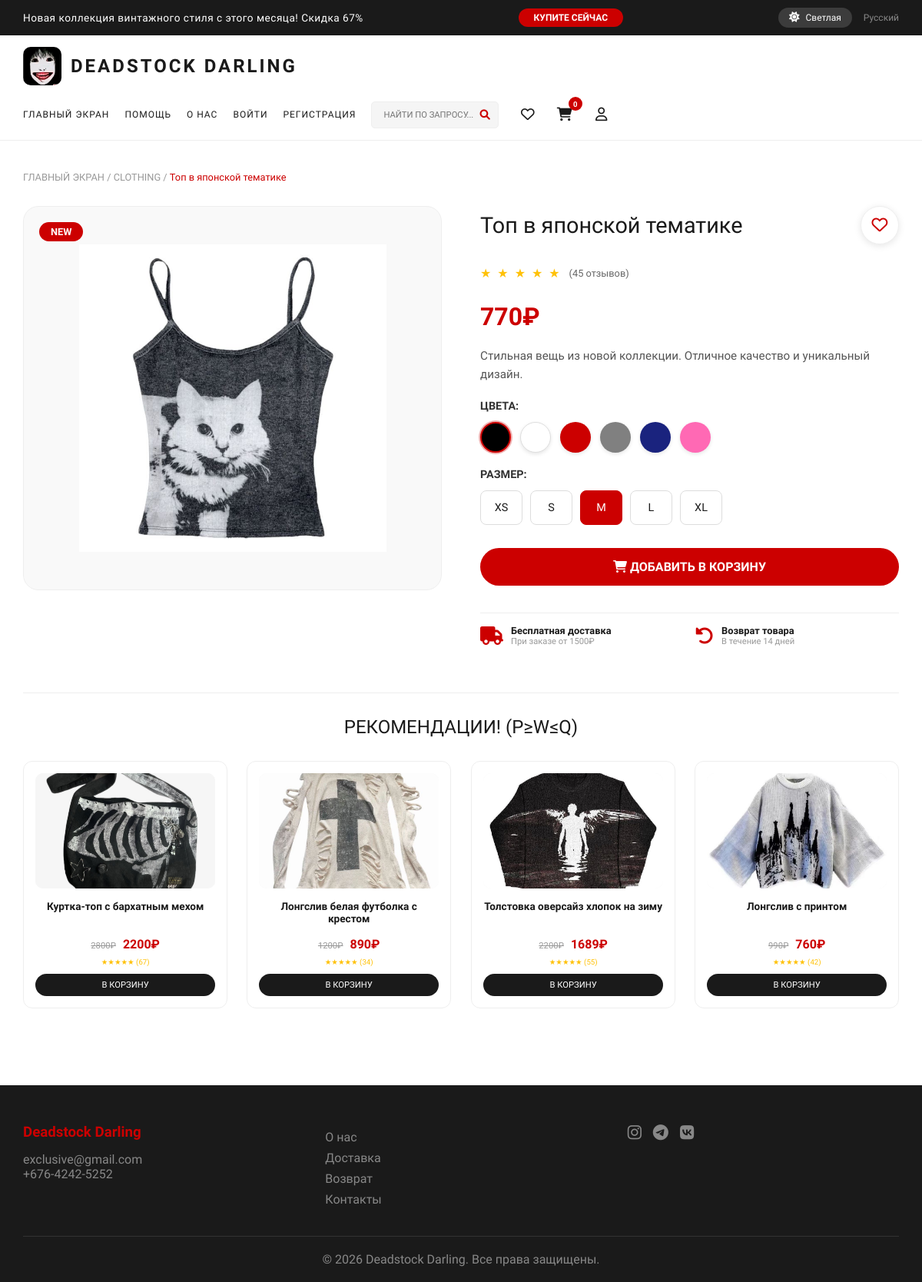
Page /product/1 on the committed database.
### app.py (models this page shows, shortened)
class Product(db.Model):
    __tablename__ = 'products'
    id = db.Column(db.Integer, primary_key=True)
    name = db.Column(db.String(200), nullable=False)
    price = db.Column(db.Integer, nullable=False)
    old_price = db.Column(db.Integer, nullable=True)
    category = db.Column(db.String(50), nullable=False)
    image_url = db.Column(db.String(300), nullable=True)
    rating = db.Column(db.Float, default=5.0)
    reviews = db.Column(db.Integer, default=0)
    description = db.Column(db.Text, nullable=True)
    is_new = db.Column(db.Boolean, default=False)
    discount = db.Column(db.Integer, default=0)
    stock = db.Column(db.Integer, default=10)
    created_at = db.Column(db.DateTime, default=datetime.utcnow)
    cart_items = db.relationship('CartItem', backref='product', lazy=True)
    wishlist_items = db.relationship('WishlistItem', backref='product', lazy=True)

### app.py (the view)
@app.route('/product/<int:id>')
def product_detail(id):
    product = Product.query.get_or_404(id)
    related = Product.query.filter(
        Product.category == product.category,
        Product.id != id
    ).limit(4).all()
    return render_template('product.html', product=product, related=related)

### templates/product.html (shortened to what this page needs)
{% extends "base.html" %}
{% block content %}
<div class="product-detail-wrapper">
    <div class="product-breadcrumb">
        <a href="{{ url_for('index') }}">ГЛАВНЫЙ ЭКРАН</a> /
        <a href="{{ url_for('category', category_name=product.category) }}">{{ product.category|upper }}</a> /
        <span>{{ product.name }}</span>
    </div>
    <div class="product-detail-container">
        <div class="product-detail-image">
            <div class="product-main-image">
                {% if product.image_url %}
                <img src="{{ url_for('static', filename='images/' + product.image_url) }}"
                     alt="{{ product.name }}"
                     class="product-detail-image-img"
                     onerror="this.style.display='none'; this.nextElementSibling.style.display='flex';">
                {% else %}
                <div class="image-placeholder">
                    <i class="fas fa-tshirt"></i>
                </div>
                {% endif %}
                {% if product.is_new %}
                <span class="product-new-badge">NEW</span>
                {% endif %}
            </div>
        </div>
        <div class="product-detail-info">
            <div class="product-header">
                <h1 class="product-title">{{ product.name }}</h1>
                <button class="wishlist-heart-btn" data-id="{{ product.id }}" id="wishlistHeartBtn">
                    <i class="far fa-heart"></i>
                </button>
            </div>
            <div class="product-rating">
                <div class="stars">
                    {% for i in range(5) %}
                        {% if i < product.rating|round(0)|int %}
                            ★
                        {% else %}
                            ☆
                        {% endif %}
                    {% endfor %}
                </div>
                <span class="rating-count">({{ product.reviews }} отзывов)</span>
            </div>
            <div class="product-price">
                <span class="current-price">{{ product.price }}₽</span>
            </div>
            <div class="product-description">
                <p>{{ product.description or 'Стильная вещь из новой коллекции. Отличное качество и уникальный дизайн.' }}</p>
            </div>
            <div class="product-colors">
                <h4>ЦВЕТА:</h4>
                <div class="color-options" id="colorOptions">
                    <span class="color-circle" data-color="Черный" style="background-color: #000;"></span>
                    <span class="color-circle" data-color="Белый" style="background-color: #fff; border: 1px solid #ddd;"></span>
                    <span class="color-circle" data-color="Красный" style="background-color: #cc0000;"></span>
                    <span class="color-circle" data-color="Серый" style="background-color: #808080;"></span>
                    <span class="color-circle" data-color="Синий" style="background-color: #1a237e;"></span>
                    <span class="color-circle" data-color="Розовый" style="background-color: #ff69b4;"></span>
                </div>
            </div>
            <div class="product-sizes">
                <h4>РАЗМЕР:</h4>
                <div class="size-options" id="sizeOptions">
                    <span class="size-option" data-size="XS">XS</span>
                    <span class="size-option" data-size="S">S</span>
                    <span class="size-option" data-size="M" style="border-color: #cc0000; background: #cc0000; color: white;">M</span>
                    <span class="size-option" data-size="L">L</span>
                    <span class="size-option" data-size="XL">XL</span>
                </div>
            </div>
            <button class="product-add-to-cart-btn" id="addToCartBtn">
                <i class="fas fa-shopping-cart"></i> ДОБАВИТЬ В КОРЗИНУ
            </button>
            <div class="product-delivery-info">
                <div class="delivery-item">
                    <i class="fas fa-truck"></i>
                    <div>
                        <strong>Бесплатная доставка</strong>
                        <p>При заказе от 1500₽</p>
                    </div>
                </div>
                <div class="delivery-item">
                    <i class="fas fa-undo-alt"></i>
                    <div>
                        <strong>Возврат товара</strong>
                        <p>В течение 14 дней</p>
                    </div>
                </div>
            </div>
        </div>
    </div>
    <div class="product-recommendations">
        <h2 class="recommendations-title">РЕКОМЕНДАЦИИ! (P≥W≤Q)</h2>
        <div class="recommendations-grid">
            {% for related_product in related %}
            <div class="recommendation-card" onclick="location.href='{{ url_for('product_detail', id=related_product.id) }}'">
                <div class="rec-image">
                    {% if related_product.image_url %}
                    <img src="{{ url_for('static', filename='images/' + related_product.image_url) }}"
                         alt="{{ related_product.name }}"
                         class="rec-product-image"
                         onerror="this.style.display='none'; this.parentElement.innerHTML='<i class=\'fas fa-tshirt\'></i>'">
                    {% else %}
                    <i class="fas fa-tshirt"></i>
                    {% endif %}
                </div>
                <h4>{{ related_product.name }}</h4>
                <div class="rec-price">
                    {% if related_product.old_price %}
                    <span class="old-price">{{ related_product.old_price }}₽</span>
                    {% endif %}
                    <span class="current-price">{{ related_product.price }}₽</span>
                </div>
                <div class="rec-stars">★★★★★ ({{ related_product.reviews }})</div>
                <button class="rec-cart-btn add-to-cart-quick" data-id="{{ related_product.id }}">В КОРЗИНУ</button>
            </div>
            {% endfor %}
        </div>
    </div>
</div>
{% endblock %}

### rows in the picture
Product: category "CLOTHING", name "Топ в японской тематике", image_url (picture), reviews "45", price "770", description "Стильная вещь из новой коллекции. Отличное качество и уникальный дизайн."
Product: image_url (picture), name "Куртка-топ с бархатным мехом", old_price "2800", price "2200", reviews "67"
Product: image_url (picture), name "Лонгслив белая футболка с крестом", old_price "1200", price "890", reviews "34"
Product: image_url (picture), name "Толстовка оверсайз хлопок на зиму", old_price "2200", price "1689", reviews "55"
Product: image_url (picture), name "Лонгслив с принтом", old_price "990", price "760", reviews "42"
